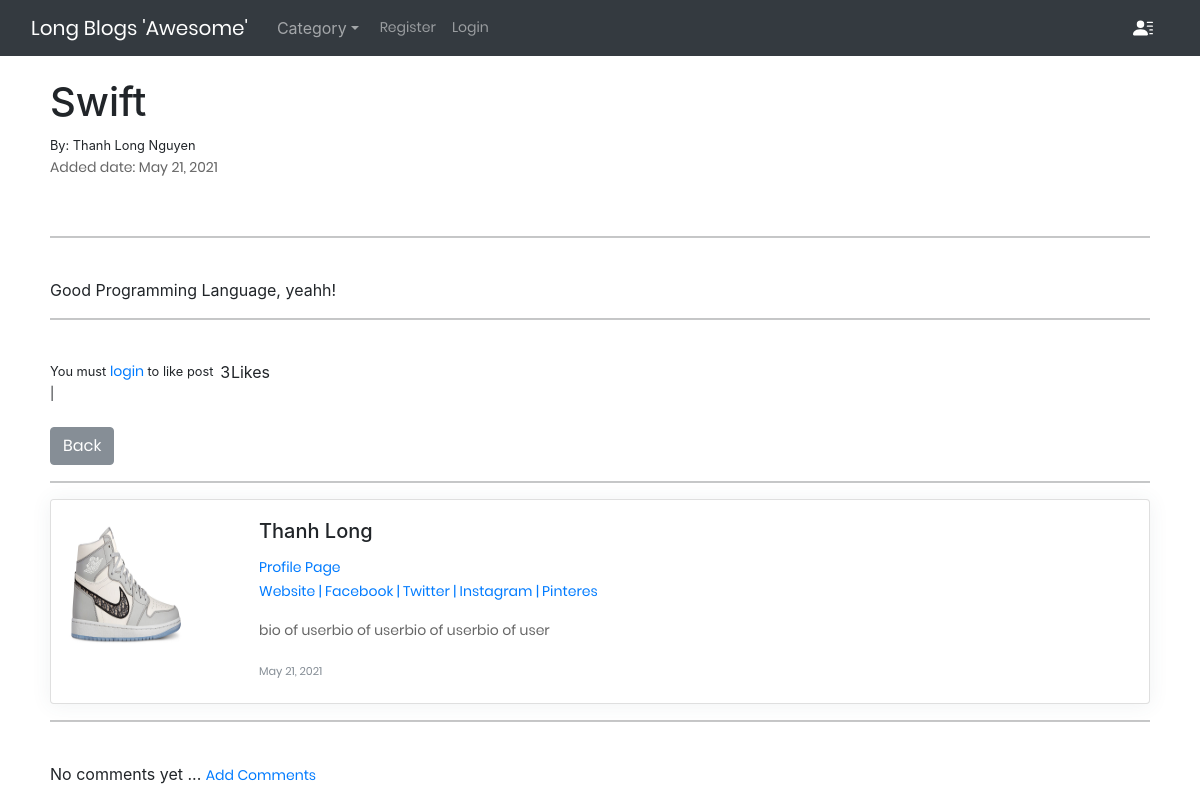
Before: /article/2/ with the older database file.
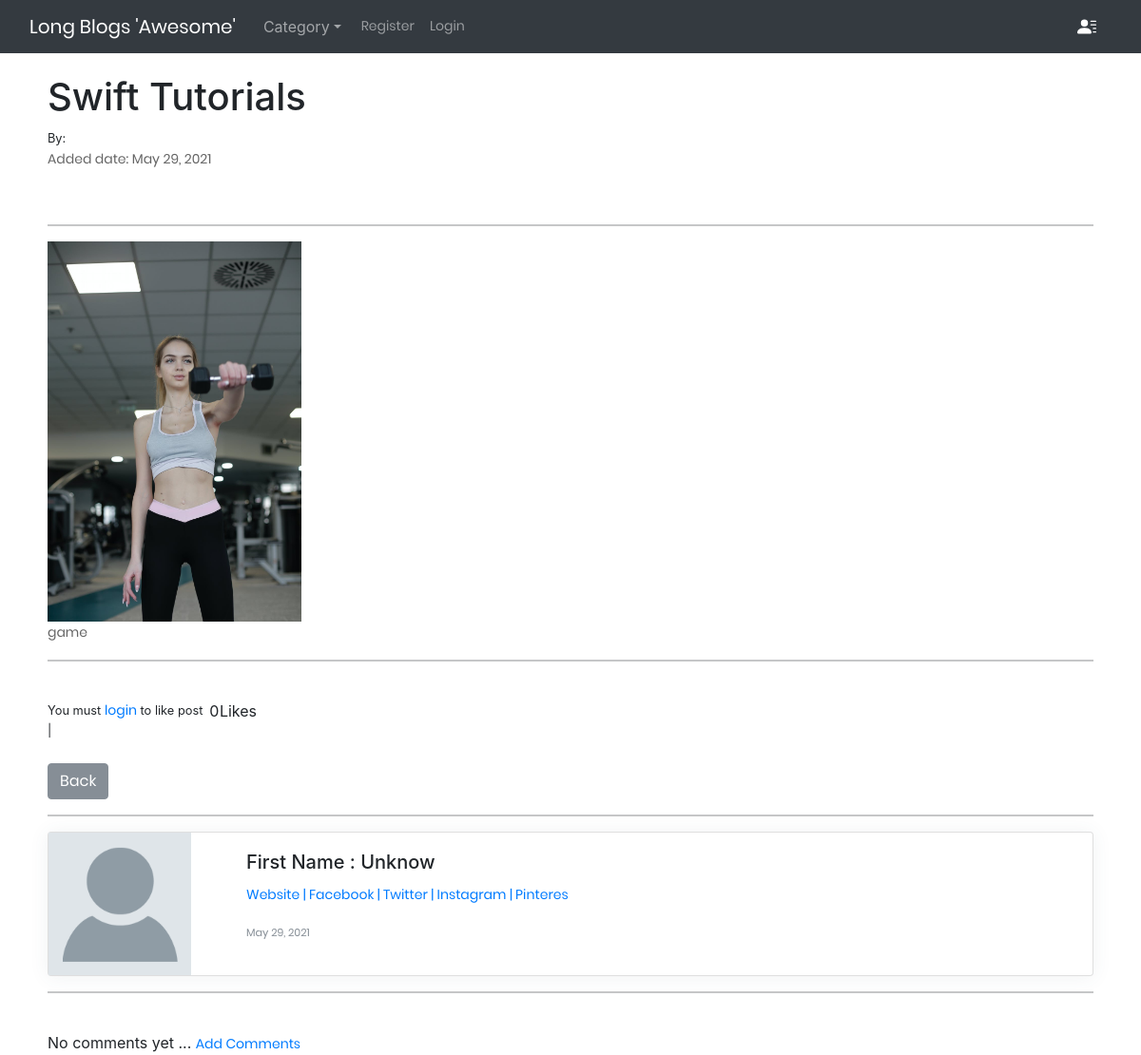
After: the same page with the newer database file.
### theblog/models.py (models this page shows, shortened)
class Post(models.Model):
    title = models.CharField(max_length=255)
    header_image = models.ImageField(null=True, blank=True, upload_to="images/")
    title_tag = models.CharField(max_length=255, default='Long Kun Blogs')
    author = models.ForeignKey(User, on_delete=models.CASCADE)
    category = models.CharField(max_length=255, default='coding')
    snippet = models.CharField(max_length=255)
    body = RichTextField(blank=True, null=True)
    post_date = models.DateField(auto_now_add=datetime.now)
    likes = models.ManyToManyField(User, related_name='blog_posts')
    def total_likes(self):
        return self.likes.count()

class Profile(models.Model):
    user = OneToOneField(User, on_delete=models.CASCADE)
    bio = models.TextField(default='bio of user')
    profile_pic = models.ImageField(null=True, blank=True, upload_to="profile/")
    website_url = models.CharField(max_length=255, null=True, blank=True)
    fb_url = models.CharField(max_length=255, null=True, blank=True)
    twitter_url = models.CharField(max_length=255, null=True, blank=True)
    instagram_url = models.CharField(max_length=255, null=True, blank=True)
    pinterest_url = models.CharField(max_length=255, null=True, blank=True)

### theblog/views.py (the view)
# urls.py: path('article/<int:pk>/', views.ArticleDetailView.as_view(), name='article-detail'),
class ArticleDetailView(DetailView):
    model = Post
    template_name = 'theblog/article_details.html'
    def get_context_data(self, **kwargs):
        categories = Category.objects.all()
        context = super(ArticleDetailView, self).get_context_data(**kwargs)
        context['categories'] = categories
        stuff = get_object_or_404(Post, id = self.kwargs['pk'])
        total_likes = stuff.total_likes()
        liked = False
        if stuff.likes.filter(id=self.request.user.id).exists():
            liked = True
        context['liked'] = liked
        context['total_likes'] = total_likes
        return context

### theblog/models.py (called while the page is built)
    def __str__(self):
        return self.name

### theblog/templates/theblog/article_details.html (shortened to what this page needs)
{% extends 'theblog/base.html' %}
{% load static %}
{% block content %}
    <h1>{{post.title}}</h1>
    <small>By: {{ post.author.first_name }}  {{ post.author.last_name }}
        <p>Added date: {{post.post_date}}</p>
    </small><br>
    <hr>
    {% if post.header_image %}
        <img src="{{post.header_image.url}}" alt="" style="max-height: 400px; max-width: 400px;">
    {% endif %}
    <br>
    {{post.body|safe}}
    <hr>
    <br>
    <form action="{% url 'like-post' post.pk %}" method="POST" style="display: flex; justify-content: space-between; width: 220px;">
        {% if user.is_authenticated  %}
            <div class="">
                {% if liked %}
                <button class="btn btn-danger btn-sm" name="post_id" type="submit" value="{{post.id}}">UNLIKE</button>
                {% else %}
                    <button class="btn btn-primary btn-sm" name="post_id" type="submit" value="{{post.id}}">LIKE</button>
                {% endif %}
            </div>
        {% else %}
            <small >You must <a href="{% url 'login' %}">login</a> to like post | </small>
        {% endif %}
        <div style="display: flex; justify-content: space-between; width: 50px;">
            <div>{{total_likes}} </div>
            <div>Likes</div>
        </div>
        <br>
    </form>
    <br>
    <a href="{% url 'home' %}" class="btn btn-secondary">Back</a>
    <hr>
    <p>
        <div class="card mb-3" >
            <div class="row g-0">
                <div class="col-md-2">
                    {% if post.author.profile.profile_pic %}
                            <img src="{{post.author.profile.profile_pic.url}}" alt="" class="rounded" style="height: 200px; width: 150px;">
                    {% else %}
                            <img src="{% static 'theblog/images/no-avatar.png' %}" alt="" style="max-height: 200; max-width: 150px;">
                    {% endif %}
                </div>
                <div class="col-md-10">
                    <div class="card-body">
                        {% if post.author.first_name %}
                            <h5 class="card-title">{{post.author.first_name}}</h5>
                        {% else %}
                            <h5 class="card-title">First Name : Unknow</h5>
                        {% endif %}
                        {% if post.author.profile.id  %}
                            <a href="{% url 'show_profile_page' post.author.profile.id %}">Profile Page</a>
                        {% endif %}
                        <p class="small text-muted">
                            {% if post.author.profile.website_url %}
                                <a href="{{post.author.profile.website_url}}">Website</a> |
                            {% else %}
                                <a href="">Website |</a>
                            {% endif %}
                            {% if post.author.profile.fb_url %}
                                <a href="{{post.author.profile.fb_url}}">Facebook</a> |
                            {% else %}
                                <a href="">Facebook |</a>
                            {% endif %}
                            {% if post.author.profile.twitter_url %}
                                <a href="{{post.author.profile.twitter_url}}">Twitter</a> |
                            {% else %}
                                <a href="">Twitter |</a>
                            {% endif %}
                            {% if post.author.profile.instagram_url %}
                                <a href="{{post.author.profile.instagram_url}}">Instagram</a> |
                            {% else %}
                                <a href="">Instagram |</a>
                            {% endif %}
                            {% if post.author.profile.pinteres_url %}
                                <a href="{{post.author.profile.pinteres_url}}">Pinteres</a>
                            {% else %}
                                <a href="">Pinteres</a>
                            {% endif %}
                        </p>
                            {% if post.author.profile.bio %}
                                <p class="card-text">{{post.author.profile.bio}}</p>
                            {% endif %}
                            {% if post.post_date %}
                                <p class="card-text"><small class="text-muted">{{post.post_date}}</small></p>
                            {% endif %}
                    </div>
                </div>
            </div>
        </div>
    </p>
    <hr>
    {% if not post.comments.all %}
    <br>
        No comments yet ... <a href="{% url 'add_comment' post.id %}"> Add Comments</a>
    {% endif %}
{% endblock content %}

### theblog/templates/theblog/base.html (shortened to what this page needs)
<!doctype html>
<html lang="en">
  <head>
    {% load static %}
    <link href="https://cdn.jsdelivr.net/npm/bootstrap@5.0.1/dist/css/bootstrap.min.css" rel="stylesheet">
    <link rel="stylesheet" href="https://maxcdn.bootstrapcdn.com/bootstrap/4.0.0/css/bootstrap.min.css">
    <link rel="stylesheet" href="https://cdnjs.cloudflare.com/ajax/libs/MaterialDesign-Webfont/3.6.95/css/materialdesignicons.css">
    <link rel="stylesheet" href="{% static 'theblog/css/user_profile.css' %}" type="text/css">
    <link rel="stylesheet" href="{% static 'theblog/css/main.css' %}" type="text/css">
    <link rel="stylesheet" href="{% static 'theblog/css/util.css' %}" type="text/css">
	  <link rel="stylesheet" type="text/css" href="{% static 'theblog/vendor/bootstrap/css/bootstrap.min.css' %}">
    <link rel="stylesheet" type="text/css" href="{% static 'theblog/fonts/font-awesome-4.7.0/css/font-awesome.min.css' %}">
    <link rel="stylesheet" type="text/css" href="{% static 'theblog/fonts/iconic/css/material-design-iconic-font.min.css' %}">
    <link rel="stylesheet" type="text/css" href="{% static 'theblog/vendor/animate/animate.css' %}">
    <link rel="stylesheet" type="text/css" href="{% static 'theblog/vendor/css-hamburgers/hamburgers.min.css' %}">
    <link rel="stylesheet" type="text/css" href="{% static 'theblog/vendor/animsition/css/animsition.min.css' %}">
    <link rel="stylesheet" type="text/css" href="{% static 'theblog/vendor/select2/select2.min.css' %}">
    <link rel="stylesheet" type="text/css" href="{% static 'theblog/vendor/daterangepicker/daterangepicker.css' %}">
  </head>
  <body class="body">
    <nav class="navbar navbar-expand-lg navbar-dark bg-dark">
        <div class="container-fluid">
          <a class="navbar-brand" href="{% url 'home' %}">Long Blogs 'Awesome'</a>
          {% if categories %}
            <div class="btn-group">
              <button type="button" class="btn dropdown-toggle dropdown-toggle-split" data-bs-toggle="dropdown" aria-expanded="false" style="color: rgba(255,255,255,.55);">Category</button>
            </div>
          {% else %}
            <a class="nav-link" href="{% url 'category-list' %}" style="color: rgba(255,255,255,.55);">Category</a>
          {% endif %}
          <div class="collapse navbar-collapse" id="navbarSupportedContent">
            <ul class="navbar-nav me-auto mb-2 mb-lg-0">
              {% if user.is_authenticated %}
                <li class="nav-item">
                  <a class="nav-link" href="{% url 'add-post' %}">Add Post</a>
                </li>
                <li class="nav-item">
                  <a class="nav-link" href="{% url 'add-category' %}">Add Category</a>
                </li>
                {% else %}
                <li class="nav-item">
                  <a class="nav-link" href="{% url 'register' %}">Register</a>
                </li>
                <li class="nav-item">
                  <a class="nav-link" href="{% url 'login' %}">Login</a>
                </li>
              {% endif %}
            </ul>
            {% if user.is_authenticated %}
              <div class="btn-group">
                <div class="username" style="color: white; margin-top: 8px;">{{user.username}}</div>
                <button type="button" class="btn dropdown-toggle dropdown-toggle-split" data-bs-toggle="dropdown" aria-expanded="false" style="color: gray;">
                  <svg xmlns="http://www.w3.org/2000/svg" width="16" height="16" fill="currentColor" class="bi bi-person-lines-fill" viewBox="0 0 16 16" style="color: white;">
                    <path d="M6 8a3 3 0 1 0 0-6 3 3 0 0 0 0 6zm-5 6s-1 0-1-1 1-4 6-4 6 3 6 4-1 1-1 1H1zM11 3.5a.5.5 0 0 1 .5-.5h4a.5.5 0 0 1 0 1h-4a.5.5 0 0 1-.5-.5zm.5 2.5a.5.5 0 0 0 0 1h4a.5.5 0 0 0 0-1h-4zm2 3a.5.5 0 0 0 0 1h2a.5.5 0 0 0 0-1h-2zm0 3a.5.5 0 0 0 0 1h2a.5.5 0 0 0 0-1h-2z"/>
                  </svg>
                </button>
                  <span class="visually-hidden">Toggle Dropdown</span>
                </button>
                <ul class="dropdown-menu">
                  <li>
                    {% if user.profile %}
                      <a class="nav-link" href="{% url 'show_profile_page' user.profile.id %}" >
                      Show Profile
                      </a>
                      {% else %}
                      <a class="nav-link" href="{% url 'create_profile_page' %}" >
                        Create Profile
                        </a>
                    {% endif %}
                  </li>
                  <li>
                    <a class="nav-link" href="{% url 'edit-profile' user.id %}" >
                      Edit Settings
                    </a>
                  </li>
                  <li>
                    {% if user.profile %}
                      <a class="nav-link" href="{% url 'edit_profile_page' user.profile.id %}" >
                        Edit Profile
                      </a>
                    {% endif %}
                  </li>
                  <li>
                    <a class="nav-link" href="{% url 'logout' %}">Logout</a>
                  </li>
                </ul>
              </div>
              {% else %}
              <a class="nav-link" href="{% url 'login' %}">
              </a>
            {% endif %}
          </div>
        </div>
      </nav>
    <br/>
    <div class="main">
      {% block content %}
    {% endblock content %}
    </div>
  </body>
</html>

### static/theblog/css/user_profile.css (style rules this page uses)
body { background-color: #f9f9fa }
.card { border-radius: 5px; -webkit-box-shadow: 0 1px 20px 0 rgba(69, 90, 100, 0.08); box-shadow: 0 1px 20px 0 rgba(69, 90, 100, 0.08); border: none; margin-bottom: 30px }
.text-muted { color: #919aa3 !important }

### static/theblog/css/main.css (style rules this page uses)
* { margin: 0px; padding: 0px; box-sizing: border-box; }
body, html { height: 100%; font-family: Poppins-Regular, sans-serif; }
a { font-family: Poppins-Regular; font-size: 14px; line-height: 1.7; color: #666666; margin: 0px; transition: all 0.4s; -webkit-transition: all 0.4s; -o-transition: all 0.4s; -moz-transition: all 0.4s; }
h1,h2,h3,h4,h5,h6 { margin: 0px; }
p { font-family: Poppins-Regular; font-size: 14px; line-height: 1.7; color: #666666; margin: 0px; }
ul, li { margin: 0px; list-style-type: none; }
button { outline: none !important; border: none; background: transparent; }

Changed rows visible on the page:
changed Post: title "Swift" → "Swift Tutorials"; post_date "May 21, 2021" → "May 29, 2021"; header_image: picture added; body "Good Programming Language, yeahh!" → "game"; author_id 2 → 1 (drawn); author.first_name "Thanh Long" → (not shown); author.last_name "Nguyen" → (not shown); author.profile.profile_pic: picture removed; author.profile.bio "bio of userbio of userbio of userbio of user" → (not shown)
Other visible differences:
{{ total_likes }}: "3" → "0"
text no longer shown: "Profile Page"
text now shown: "First Name : Unknow"
